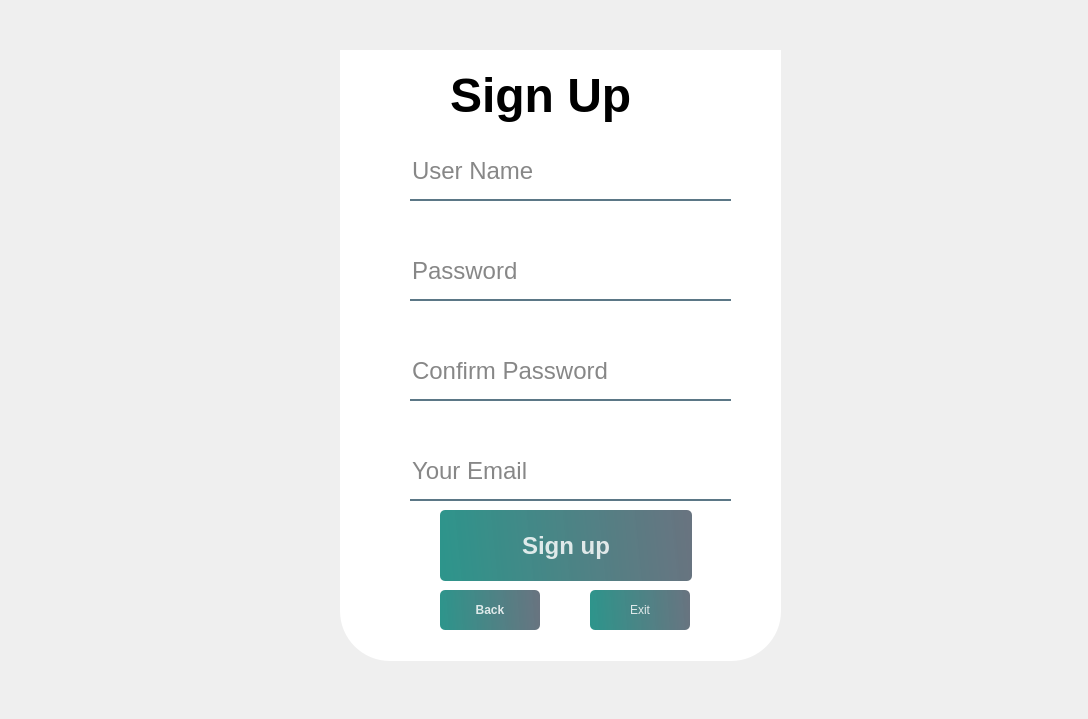
<?xml version="1.0" encoding="UTF-8"?>
<ui version="4.0">
 <class>Form</class>
 <widget class="QWidget" name="Form">
  <property name="geometry">
   <rect>
    <x>0</x>
    <y>0</y>
    <width>1088</width>
    <height>719</height>
   </rect>
  </property>
  <property name="windowTitle">
   <string>Form</string>
  </property>
  <widget class="QLabel" name="label">
   <property name="geometry">
    <rect>
     <x>340</x>
     <y>50</y>
     <width>441</width>
     <height>611</height>
    </rect>
   </property>
   <property name="styleSheet">
    <string notr="true">background-color: rgb(255, 255, 255);
border-bottom-right-radius:50px;
border-bottom-left-radius: 50px;</string>
   </property>
   <property name="text">
    <string/>
   </property>
  </widget>
  <widget class="QLabel" name="label_2">
   <property name="geometry">
    <rect>
     <x>450</x>
     <y>50</y>
     <width>241</width>
     <height>91</height>
    </rect>
   </property>
   <property name="font">
    <font>
     <pointsize>36</pointsize>
     <weight>75</weight>
     <bold>true</bold>
    </font>
   </property>
   <property name="text">
    <string>Sign Up</string>
   </property>
  </widget>
  <widget class="QLineEdit" name="id">
   <property name="geometry">
    <rect>
     <x>410</x>
     <y>150</y>
     <width>321</width>
     <height>51</height>
    </rect>
   </property>
   <property name="font">
    <font>
     <pointsize>18</pointsize>
    </font>
   </property>
   <property name="styleSheet">
    <string notr="true">background-color:rgba(0, 0, 0, 0);
border:none;
border-bottom:2px solid rgba(46,82,101,200);
color:rgba(0,0,0,240);
padding-bottom:7px
</string>
   </property>
   <property name="placeholderText">
    <string>User Name</string>
   </property>
  </widget>
  <widget class="QLineEdit" name="password">
   <property name="geometry">
    <rect>
     <x>410</x>
     <y>250</y>
     <width>321</width>
     <height>51</height>
    </rect>
   </property>
   <property name="font">
    <font>
     <pointsize>18</pointsize>
    </font>
   </property>
   <property name="styleSheet">
    <string notr="true">background-color:rgba(0, 0, 0, 0);
border:none;
border-bottom:2px solid rgba(46,82,101,200);
color:rgba(0,0,0,240);
padding-bottom:7px
</string>
   </property>
   <property name="echoMode">
    <enum>QLineEdit::Password</enum>
   </property>
   <property name="placeholderText">
    <string>Password</string>
   </property>
  </widget>
  <widget class="QLineEdit" name="confirmPassword">
   <property name="geometry">
    <rect>
     <x>410</x>
     <y>350</y>
     <width>321</width>
     <height>51</height>
    </rect>
   </property>
   <property name="font">
    <font>
     <pointsize>18</pointsize>
    </font>
   </property>
   <property name="styleSheet">
    <string notr="true">background-color:rgba(0, 0, 0, 0);
border:none;
border-bottom:2px solid rgba(46,82,101,200);
color:rgba(0,0,0,240);
padding-bottom:7px
</string>
   </property>
   <property name="echoMode">
    <enum>QLineEdit::Password</enum>
   </property>
   <property name="placeholderText">
    <string>Confirm Password</string>
   </property>
  </widget>
  <widget class="QLineEdit" name="email">
   <property name="geometry">
    <rect>
     <x>410</x>
     <y>450</y>
     <width>321</width>
     <height>51</height>
    </rect>
   </property>
   <property name="font">
    <font>
     <pointsize>18</pointsize>
    </font>
   </property>
   <property name="styleSheet">
    <string notr="true">background-color:rgba(0, 0, 0, 0);
border:none;
border-bottom:2px solid rgba(46,82,101,200);
color:rgba(0,0,0,240);
padding-bottom:7px
</string>
   </property>
   <property name="placeholderText">
    <string>Your Email</string>
   </property>
  </widget>
  <widget class="QPushButton" name="button_signup">
   <property name="geometry">
    <rect>
     <x>440</x>
     <y>510</y>
     <width>252</width>
     <height>71</height>
    </rect>
   </property>
   <property name="font">
    <font>
     <pointsize>18</pointsize>
     <weight>75</weight>
     <bold>true</bold>
    </font>
   </property>
   <property name="styleSheet">
    <string notr="true">QPushButton#button_signup{
	background-color: qlineargradient(spread:pad, x1:0, y1:0.505682, x2:1, y2:0.477, stop:0 rgba(11, 131, 120, 219), stop:1 rgba(85, 98, 112, 226));
	color:rgba(255, 255, 255, 210);
	border-radius:5px;
}
QPushButton#button_signup:hover{
	background-color: qlineargradient(spread:pad, x1:0, y1:0.505682, x2:1, y2:0.477, stop:0 rgba(150, 123, 111, 219), stop:1 rgba(85, 81, 84, 226));
}
QPushButton#button_signup:pressed{
	padding-left:5px;
	padding-top:5px;
	background-color:rgba(150, 123, 111, 255);
}</string>
   </property>
   <property name="text">
    <string>Sign up</string>
   </property>
  </widget>
  <widget class="QPushButton" name="button_exit">
   <property name="geometry">
    <rect>
     <x>590</x>
     <y>590</y>
     <width>100</width>
     <height>40</height>
    </rect>
   </property>
   <property name="styleSheet">
    <string notr="true">QPushButton#button_exit{
	background-color: qlineargradient(spread:pad, x1:0, y1:0.505682, x2:1, y2:0.477, stop:0 rgba(11, 131, 120, 219), stop:1 rgba(85, 98, 112, 226));
	color:rgba(255, 255, 255, 210);
	border-radius:5px;
}
QPushButton#button_exit:hover{
	background-color: qlineargradient(spread:pad, x1:0, y1:0.505682, x2:1, y2:0.477, stop:0 rgba(150, 123, 111, 219), stop:1 rgba(85, 81, 84, 226));
}
QPushButton#button_exit:pressed{
	padding-left:5px;
	padding-top:5px;
	background-color:rgba(150, 123, 111, 255);
}{
	background-color: qlineargradient(spread:pad, x1:0, y1:0.505682, x2:1, y2:0.477, stop:0 rgba(11, 131, 120, 219), stop:1 rgba(85, 98, 112, 226));
	color:rgba(255, 255, 255, 210);
	border-radius:5px;
}
QPushButton#button_exit:hover{
	background-color: qlineargradient(spread:pad, x1:0, y1:0.505682, x2:1, y2:0.477, stop:0 rgba(150, 123, 111, 219), stop:1 rgba(85, 81, 84, 226));
}
QPushButton#button_exit:pressed{
	padding-left:5px;
	padding-top:5px;
	background-color:rgba(150, 123, 111, 255);
}</string>
   </property>
   <property name="text">
    <string>Exit</string>
   </property>
  </widget>
  <widget class="QPushButton" name="button_back">
   <property name="geometry">
    <rect>
     <x>440</x>
     <y>590</y>
     <width>100</width>
     <height>40</height>
    </rect>
   </property>
   <property name="font">
    <font>
     <pointsize>9</pointsize>
     <weight>75</weight>
     <bold>true</bold>
    </font>
   </property>
   <property name="styleSheet">
    <string notr="true">QPushButton#button_back{
	background-color: qlineargradient(spread:pad, x1:0, y1:0.505682, x2:1, y2:0.477, stop:0 rgba(11, 131, 120, 219), stop:1 rgba(85, 98, 112, 226));
	color:rgba(255, 255, 255, 210);
	border-radius:5px;
}
QPushButton#button_back:hover{
	background-color: qlineargradient(spread:pad, x1:0, y1:0.505682, x2:1, y2:0.477, stop:0 rgba(150, 123, 111, 219), stop:1 rgba(85, 81, 84, 226));
}
QPushButton#button_back:pressed{
	padding-left:5px;
	padding-top:5px;
	background-color:rgba(150, 123, 111, 255);
}</string>
   </property>
   <property name="text">
    <string>Back</string>
   </property>
  </widget>
 </widget>
 <resources>
  <include location="iphone.qrc"/>
 </resources>
 <connections/>
</ui>
